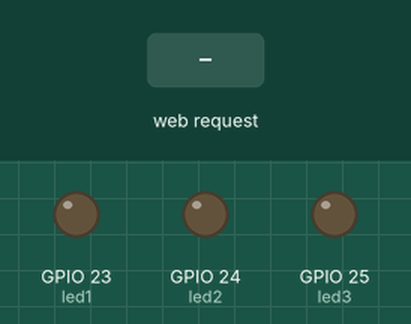
The sketch below on a simulated ESP32. Shown: output pins drawn as LEDs (lit = HIGH). The inputs (shaded band) are chosen by the test bench. WiFi joins after 1.5 s; servers stay silent unless stated; what the sketch prints to the serial monitor is not drawn.

Above: at 2.7 s.
2.8 s: HTTP request GET /led1/on received
At 4.0 s:
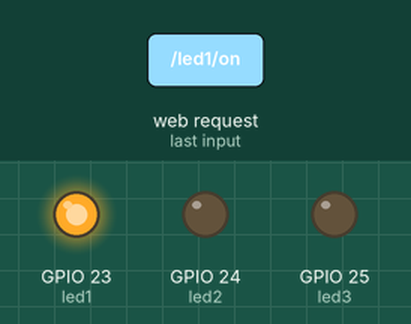
4.3 s: HTTP request GET /led2/on received
At 5.4 s:
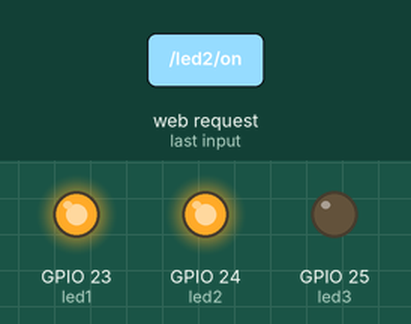
5.8 s: HTTP request GET /led1/off received
At 6.5 s:
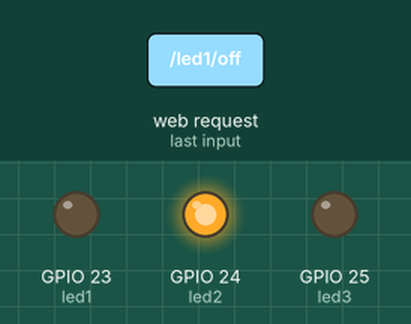
7.3 s: HTTP request GET /led3/on received
At 7.6 s:
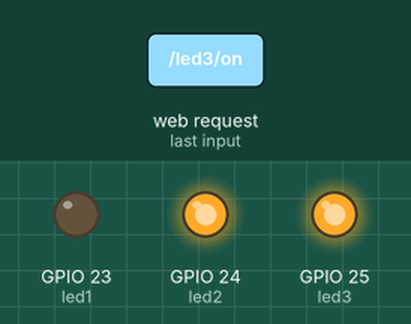
8.8 s: HTTP request GET /led2/off received
At 10.0 s:
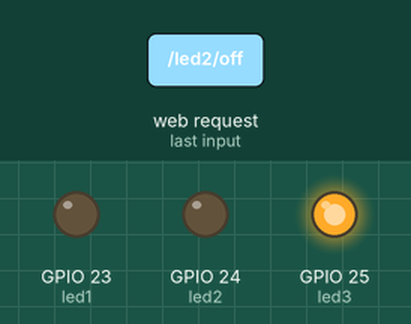
10.3 s: HTTP request GET /led3/off received
At 11.1 s:
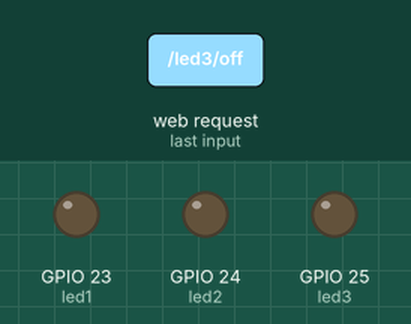
Timing chart, 0 to 12.8 s (numbered marks = the images above; inputs shaded):
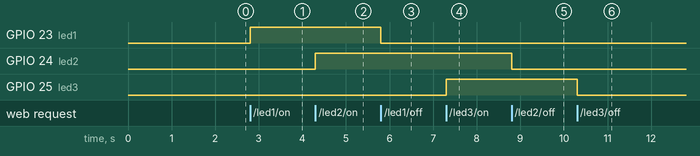

The sketch:

benedicto.ino.ino
```cpp
#include <WiFi.h>
#include <WebServer.h>

// WiFi Credentials
const char* ssid = "Muhumuza";
const char* password = "f8b55d2bd45a";

// WebServer runs on port 80
WebServer server(80);

// LED pins
const int led1 = 23;
const int led2 = 24;
const int led3 = 25;

// Improved HTML Dashboard with Better Styles and Layout
String htmlPage()
{
  String html = R"rawliteral(
  <!DOCTYPE html>
  <html lang="en">
  <head>
      <meta charset="UTF-8">
      <meta name="viewport" content="width=device-width, initial-scale=1.0">
      <title>Benedicto Systems - Smart Lighting</title>
      <style>
          body {
              font-family: Arial, sans-serif;
              background: linear-gradient(to right, #e3f2fd, #f9f9f9);
              margin: 0;
              padding: 0;
              display: flex;
              flex-direction: column;
              align-items: center;
              justify-content: center;
              min-height: 100vh;
              color: #333;
          }
          h1 {
              color: #2c3e50;
              margin-top: 20px;
          }
          h2 {
              color: #34495e;
              margin-bottom: 30px;
          }
          .button-group {
              display: flex;
              flex-direction: row;
              justify-content: center;
              flex-wrap: wrap;
              margin-bottom: 20px;
          }
          .btn {
              padding: 15px 25px;
              margin: 10px;
              font-size: 18px;
              border: none;
              border-radius: 12px;
              cursor: pointer;
              transition: all 0.3s ease;
              min-width: 120px;
              box-shadow: 0 4px 6px rgba(0,0,0,0.1);
          }
          .btn:hover {
              transform: scale(1.05);
              box-shadow: 0 6px 12px rgba(0,0,0,0.2);
          }
          .on {
              background-color: #27ae60;
              color: white;
          }
          .off {
              background-color: #e74c3c;
              color: white;
          }
          footer {
              margin-top: 40px;
              padding: 10px;
              text-align: center;
              font-size: 14px;
              color: #666;
              border-top: 1px solid #ccc;
              width: 100%;
              background: #f1f1f1;
          }
      </style>
  </head>
  <body>
      <h1>Benedicto Systems</h1>
      <h2>Intelligent Lighting Dashboard</h2>

      <div class="button-group">
          <a href="/led1/on"><button class="btn on">LED 1 ON</button></a>
          <a href="/led1/off"><button class="btn off">LED 1 OFF</button></a>
      </div>

      <div class="button-group">
          <a href="/led2/on"><button class="btn on">LED 2 ON</button></a>
          <a href="/led2/off"><button class="btn off">LED 2 OFF</button></a>
      </div>

      <div class="button-group">
          <a href="/led3/on"><button class="btn on">LED 3 ON</button></a>
          <a href="/led3/off"><button class="btn off">LED 3 OFF</button></a>
      </div>

      <footer>&copy; 2025 Benedicto Systems | Team GAT301</footer>
  </body>
  </html>
  )rawliteral";

  return html;
}


// Handle Routes
void handleRoot() { server.send(200, "text/html", htmlPage()); }

void controlLED(int led, bool state) {
  digitalWrite(led, state ? HIGH : LOW);
  server.send(200, "text/html", htmlPage());
}

void setup() {
  Serial.begin(115200);
  pinMode(led1, OUTPUT);
  pinMode(led2, OUTPUT);
  pinMode(led3, OUTPUT);

  WiFi.begin(ssid, password);
  Serial.print("Connecting to WiFi");
  while (WiFi.status() != WL_CONNECTED) {
    delay(500);
    Serial.print(".");
  }
  Serial.println("\nConnected to WiFi");
  Serial.println(WiFi.localIP());

  // Define routes
  server.on("/", handleRoot);
  server.on("/led1/on", []() { controlLED(led1, true); });
  server.on("/led1/off", []() { controlLED(led1, false); });
  server.on("/led2/on", []() { controlLED(led2, true); });
  server.on("/led2/off", []() { controlLED(led2, false); });
  server.on("/led3/on", []() { controlLED(led3, true); });
  server.on("/led3/off", []() { controlLED(led3, false); });

  server.begin();
  Serial.println("HTTP server started");
}

void loop() {
  server.handleClient();
}
```

Measured:
- after the input at 2.8 s, GPIO 23 (led1): LOW → HIGH at once
- after the input at 4.3 s, GPIO 24 (led2): LOW → HIGH at once
- after the input at 5.8 s, GPIO 23 (led1): HIGH → LOW at once
- after the input at 7.3 s, GPIO 25 (led3): LOW → HIGH at once
- after the input at 8.8 s, GPIO 24 (led2): HIGH → LOW at once
- after the input at 10.3 s, GPIO 25 (led3): HIGH → LOW at once
